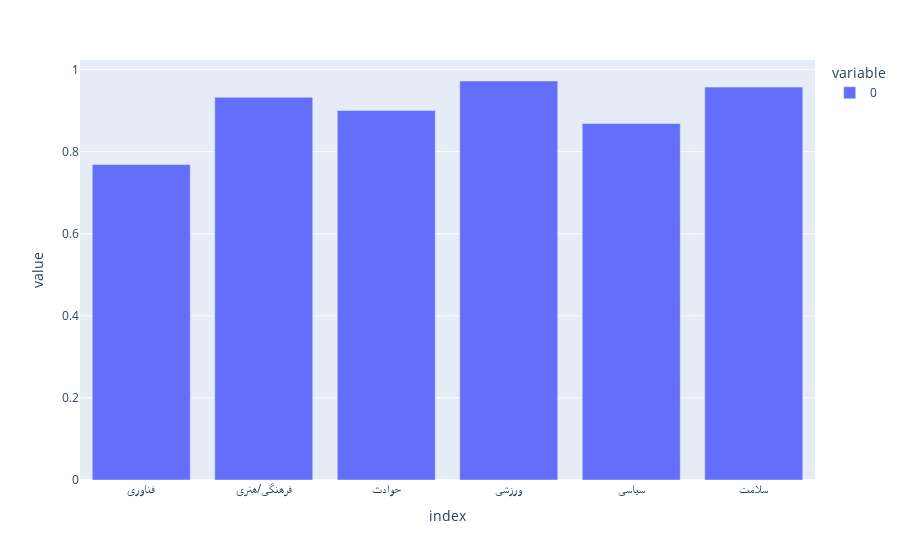
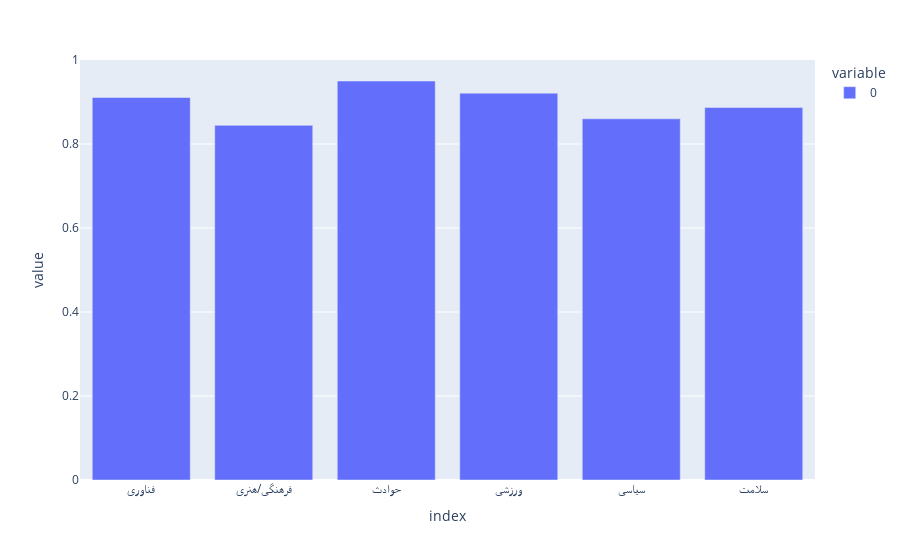
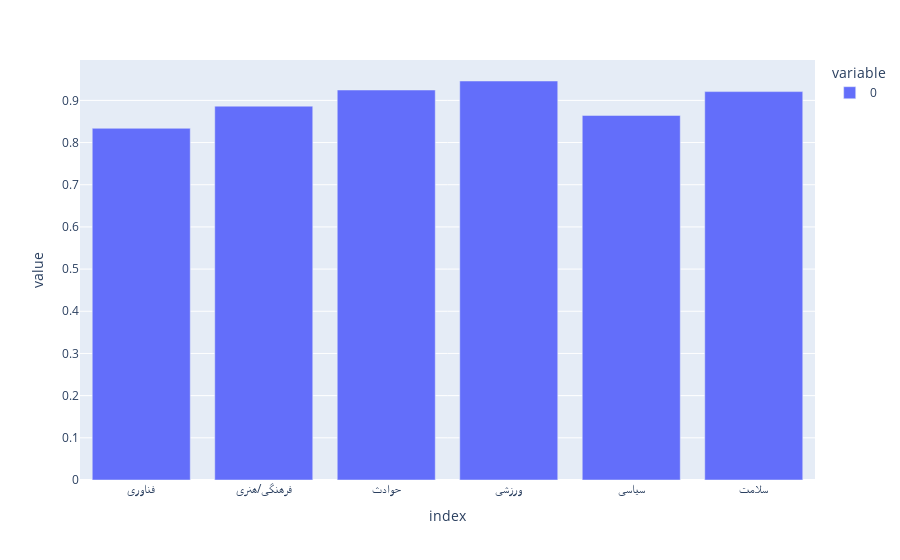

Notebook source saved alongside these figures, in order:
### Markdown cell above
Analysis

### Code cell
cf = confusion_matrix(test_['label'], test_[
                      'prediction'], labels=list(test_['label'].unique()))
r = ConfusionMatrixDisplay(
    confusion_matrix=cf,  display_labels=list(test_['label'].unique()))
print("Accuracy " + str(accuracy(test_['label'], test_['prediction'])))
print("Precision")
draw_dictionary(precision(test_)).show()
print("Recall")
draw_dictionary(recall(test_)).show()

recalls = pd.DataFrame(recall(test_), index=[0])
precisions = pd.DataFrame(precision(test_), index=[0])
F1 = ((recalls * precisions) * 2)/(recalls + precisions)
print("F1")
draw_dictionary(F1).show()
r.plot(xticks_rotation=45)

### Figure 1 — Plotly figure (JSON) as saved in the notebook; plotly's stock layout.template omitted (floating-point values rounded to 4 significant figures)
{"data": [{"alignmentgroup": "True", "hovertemplate": "variable=0<br>index=%{x}<br>value=%{y}<extra></extra>", "legendgroup": "0", "marker": {"color": "#636efa", "pattern": {"shape": ""}}, "name": "0", "offsetgroup": "0", "orientation": "v", "showlegend": true, "textposition": "auto", "type": "bar", "x": ["فناوری", "فرهنگی/هنری", "حوادث", "ورزشی", "سیاسی", "سلامت"], "xaxis": "x", "y": [0.7688, 0.9325, 0.9005, 0.9722, 0.8687, 0.9573], "yaxis": "y"}], "layout": {"barmode": "relative", "legend": {"title": {"text": "variable"}, "tracegroupgap": 0}, "margin": {"t": 60}, "xaxis": {"anchor": "y", "domain": [0, 1], "title": {"text": "index"}}, "yaxis": {"anchor": "x", "domain": [0, 1], "title": {"text": "value"}}}}

### Figure 2 — Plotly figure (JSON) as saved in the notebook; plotly's stock layout.template omitted (floating-point values rounded to 4 significant figures)
{"data": [{"alignmentgroup": "True", "hovertemplate": "variable=0<br>index=%{x}<br>value=%{y}<extra></extra>", "legendgroup": "0", "marker": {"color": "#636efa", "pattern": {"shape": ""}}, "name": "0", "offsetgroup": "0", "orientation": "v", "showlegend": true, "textposition": "auto", "type": "bar", "x": ["فناوری", "فرهنگی/هنری", "حوادث", "ورزشی", "سیاسی", "سلامت"], "xaxis": "x", "y": [0.9107, 0.8444, 0.95, 0.9211, 0.86, 0.887], "yaxis": "y"}], "layout": {"barmode": "relative", "legend": {"title": {"text": "variable"}, "tracegroupgap": 0}, "margin": {"t": 60}, "xaxis": {"anchor": "y", "domain": [0, 1], "title": {"text": "index"}}, "yaxis": {"anchor": "x", "domain": [0, 1], "title": {"text": "value"}}}}

### Figure 3 — Plotly figure (JSON) as saved in the notebook; plotly's stock layout.template omitted (floating-point values rounded to 4 significant figures)
{"data": [{"alignmentgroup": "True", "hovertemplate": "variable=0<br>index=%{x}<br>value=%{y}<extra></extra>", "legendgroup": "0", "marker": {"color": "#636efa", "pattern": {"shape": ""}}, "name": "0", "offsetgroup": "0", "orientation": "v", "showlegend": true, "textposition": "auto", "type": "bar", "x": ["فناوری", "فرهنگی/هنری", "حوادث", "ورزشی", "سیاسی", "سلامت"], "xaxis": "x", "y": [0.8338, 0.8863, 0.9246, 0.9459, 0.8643, 0.9208], "yaxis": "y"}], "layout": {"barmode": "relative", "legend": {"title": {"text": "variable"}, "tracegroupgap": 0}, "margin": {"t": 60}, "xaxis": {"anchor": "y", "domain": [0, 1], "title": {"text": "index"}}, "yaxis": {"anchor": "x", "domain": [0, 1], "title": {"text": "value"}}}}
